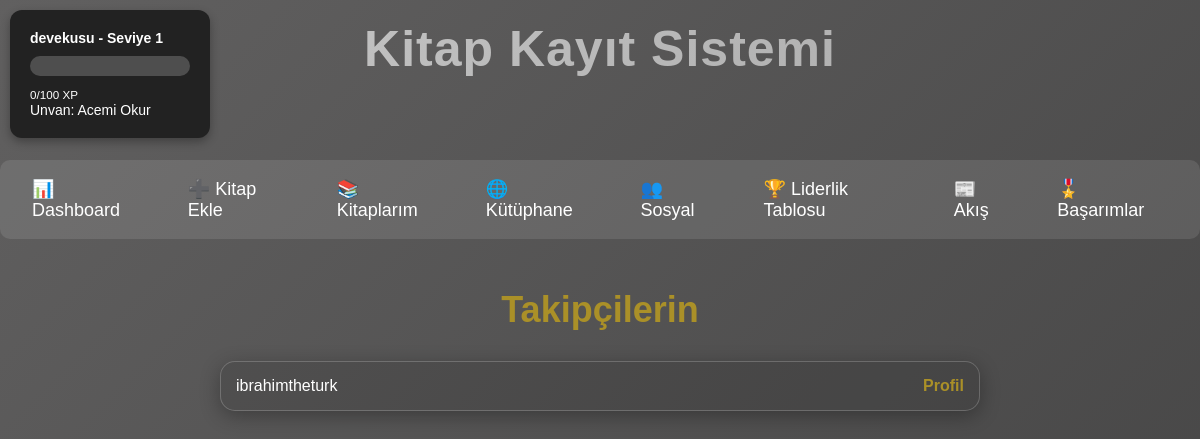
Page /followers/followers (signed in) on the committed database.
### tables this page shows
CREATE TABLE users (
            id INTEGER PRIMARY KEY AUTOINCREMENT,
            username TEXT UNIQUE NOT NULL,
            password TEXT NOT NULL,
            email TEXT,
            xp INTEGER DEFAULT 0,
            level INTEGER DEFAULT 1,
            created_at TEXT DEFAULT CURRENT_TIMESTAMP
        );

### app.py (the view, shortened to what this page needs)
@app.route("/followers/<string:type>")
def followers_list(type):
    if "user_id" not in session:
        flash("⚠️ Lütfen giriş yapın!", "error")
        return redirect(url_for("index"))
    user_id = session["user_id"]
    user_box = get_user_box_data(user_id)  # 👈 Kullanıcı verisi alınıyor
    conn = get_connection()
    cursor = conn.cursor()
    users_list = []
    if type == "followers":
        cursor.execute("""
            SELECT u.id, u.username FROM follows f
            JOIN users u ON f.follower_id = u.id
            WHERE f.following_id=?
        """, (user_id,))
        users_list = cursor.fetchall()
        page_title = "Takipçilerin"
    else:
        flash("Geçersiz parametre!", "error")
        return redirect(url_for("dashboard"))
    conn.close()
    return render_template(
        "followers.html",
        users=users_list,
        page_title=page_title,
        user_box=user_box  # 👈 user_box gönderildi
    )

### app.py (called while the page is built)
def get_user_box_data(user_id):
    conn = get_connection()
    cursor = conn.cursor()
    cursor.execute("SELECT username, xp, level FROM users WHERE id=?", (user_id,))
    row = cursor.fetchone()
    conn.close()
    if not row:
        return {"username": "Bilinmiyor", "xp": 0, "level": 1, "progress": 0, "user_id": user_id}
    username, xp, level = row
    progress = (xp % 100) / 100 * 100
    return {"username": username, "xp": xp, "level": level, "progress": progress, "user_id": user_id}

### database.py (called while the page is built)
def get_connection():
    return sqlite3.connect(DB_NAME)

### templates/followers.html (shortened to what this page needs)
<!DOCTYPE html>
<html lang="tr">
<head>
<link rel="stylesheet" href="{{ url_for('static', filename='style.css') }}">
</head>
<body>
<div class="user-box">
    <div class="level-box">
        <p><strong>{{ user_box.username }} - Seviye {{ user_box.level }}</strong></p>
        <div class="progress-bar">
        </div>
        <small>{{ user_box.xp % 100 }}/100 XP</small>
        {% set titles = ['Acemi Okur', 'Kitap Kurdu', 'Usta Okur', 'Bilge Okur', 'Efsane Okur'] %}
        {% set title_index = ((user_box.level - 1) // 5) %}
        <p>Unvan: {{ titles[title_index if title_index < titles|length else -1] }}</p>
    </div>
</div>
<h1 class="page-title">Kitap Kayıt Sistemi</h1>
<div class="tabs">
    <a href="/dashboard" class="tab-link">📊 Dashboard</a>
    <a href="/add_book" class="tab-link">➕ Kitap Ekle</a>
    <a href="/my_books" class="tab-link">📚 Kitaplarım</a>
    <a href="/library" class="tab-link">🌐 Kütüphane</a>
    <a href="/social" class="tab-link">👥 Sosyal</a>
    <a href="/leaderboard" class="tab-link">🏆 Liderlik Tablosu</a>
    <a href="/feed" class="tab-link">📰 Akış</a>
    <a href="/achievements" class="tab-link">🎖️ Başarımlar</a>
</div>
<div class="followers-wrapper">
    <h2>{{ page_title }}</h2>
    {% if users %}
        {% for u in users %}
            <div class="user-card">
                <span>{{ u[1] }}</span>
                <a href="{{ url_for('user_profile', user_id=u[0]) }}">Profil</a>
            </div>
        {% endfor %}
    {% else %}
        <p style="text-align:center;">Henüz kullanıcı yok.</p>
    {% endif %}
</div>
</body>
</html>

### static/style.css (style rules this page uses)
* { margin: 0; padding: 0; box-sizing: border-box; font-family: "Poppins", sans-serif; }
body { height: 100%; display: block; background: linear-gradient(-45deg,#191919, #313131, #616060); background-size: 400% 400%; animation: gradientBG 10s ease infinite; padding-top: 160px; }
.page-title { position: absolute; top: 20px; width: 100%; text-align: center; font-size: 50px; font-weight: 800; letter-spacing: 1px; background: linear-gradient(-45deg,#434343, #848484, #cbcbcb); background-size: 400% 400%; -webkit-background-clip: text; -webkit-text-fill-color: transparent; animation: gradientBG 12s ease infinite, titleFade 1.5s ease-in-out; }
.tabs { display: flex !important; justify-content: center !important; align-items: center; gap: 20px !important; margin: 0px auto !important; background: rgba(255, 255, 255, 0.1); padding: 10px 20px !important; border-radius: 10px !important; }
.tab-link { color: #fff; text-decoration: none; font-size: 18px; padding: 8px 12px; border-radius: 10px; transition: background 0.3s; }
.user-box { position: fixed; top: 10px; left: 10px; background: #222; color: #fff; padding: 20px; border-radius: 12px; width: 200px; box-shadow: 0 4px 10px rgba(0,0,0,0.3); z-index: 999; font-size: 14px; }
.progress-bar { width: 100%; background: rgba(255,255,255,0.2); border-radius: 10px; margin: 10px 0; height: 20px; }

### templates/followers.html (style rules this page uses)
.followers-wrapper { max-width: 800px; margin: 30px auto; padding: 20px; color: #fff; }
.followers-wrapper h2 { text-align: center; font-size: 36px; margin-bottom: 30px; color: #aa9028; }
.user-card { background: rgba(0,0,0,0.1); border-radius: 15px; padding: 15px; margin: 10px 0; border: 1px solid rgba(255,255,255,0.2); display: flex; justify-content: space-between; align-items: center; box-shadow: 0 5px 20px rgba(0,0,0,0.3); transition: transform 0.2s; }
.user-card a { color: #aa9028; text-decoration: none; font-weight: bold; }

### rows in the picture
users: username "devekusu", level "1", user_box.xp%100 "0"
users: username "ibrahimtheturk"

### other values in the picture
{{ titles[title_index if title_index < titles|length else -1] }} "Acemi Okur"
{{ page_title }} "Takipçilerin"
